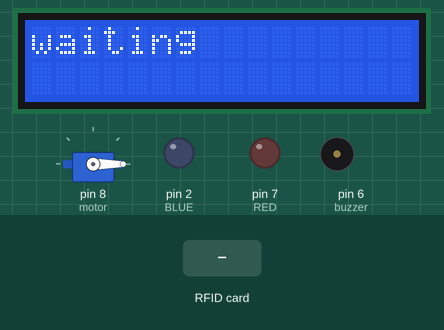
Recording of a sketch running on a simulated Arduino Uno, built with avr-gcc and run on an emulated ATmega328P. Shown: 16×2 character LCD, servo, output pins drawn as LEDs (lit = HIGH), buzzer (waves = sounding). Inputs (shaded band) come from the test bench. Pins used as bus, display or sensor lines are not drawn; what the sketch prints to the serial monitor is not drawn.

Above: at 1.3 s.
1.4 s: RFID card 5E 7A 19 C4 held to the reader
At 3.3 s:
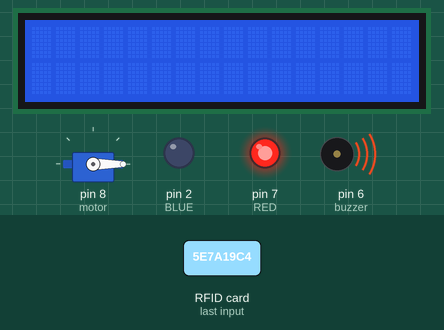
At 4.3 s:
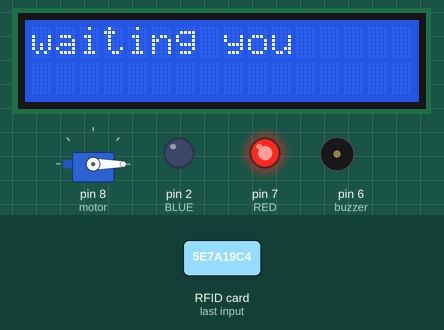
Timing chart, 0 to 5.8 s (numbered marks = the images above; inputs shaded):
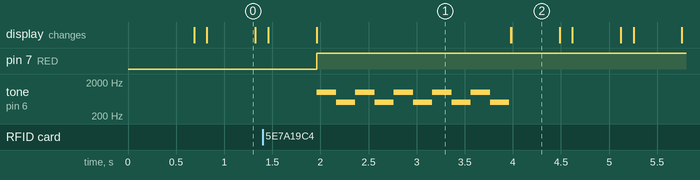

Measured:
- after the input at 1.4 s, pin 7 (RED): LOW → HIGH after 0.56 s; tone on pin 6 (buzzer): silent → 1000 Hz after 0.56 s, then repeats every 0.40 s: 500 Hz 0.20 s, 1000 Hz 0.20 s, until it stays silent from 4.0 s
- what the display in image 0 shows lasts 0.5 s, from 0.8 s to 1.3 s
- what the display in image 1 shows lasts 2.0 s, from 2.0 s to 4.0 s

The sketch:

opensw.ino
```cpp
#include <LiquidCrystal_I2C.h>
#include <SPI.h>
#include <MFRC522.h>
#include <Servo.h>

#define RST_PIN   9
#define SS_PIN    10
LiquidCrystal_I2C lcd(0x27, 16, 2);

MFRC522 mfrc(SS_PIN, RST_PIN);
Servo servo;

int BLUE = 2;
int RED = 7;
int GREEN = 4;
int buzzer = 6;
int motor = 8;  // 서보 모터 핀

void setup() {
  Serial.begin(9600);
  SPI.begin();
  mfrc.PCD_Init();
  lcd.init();
  lcd.begin(16, 2);
  lcd.backlight();
  servo.attach(motor); // 서보 모터 초기화
  servo.write(0);      // 모터 기본 각도 0도로 설정

  pinMode(BLUE, OUTPUT);
  pinMode(RED, OUTPUT);
  pinMode(buzzer, OUTPUT);
}

void loop() {
  lcd.setCursor(0, 0);
  lcd.print("waiting");
  delay(500);
  lcd.clear();

  if (!mfrc.PICC_IsNewCardPresent() || !mfrc.PICC_ReadCardSerial()) {
    delay(100);
    return;
  }
  Serial.print("UID: ");
  for (byte i = 0; i < mfrc.uid.size; i++) {
    Serial.print(mfrc.uid.uidByte[i], HEX);
    Serial.print(" ");
  }
  Serial.println();

  if (mfrc.uid.uidByte[0] == 0xB4 && mfrc.uid.uidByte[1] == 0xD7 &&
      mfrc.uid.uidByte[2] == 0x9E && mfrc.uid.uidByte[3] == 0x1E) {
    // 허용된 태그
    digitalWrite(BLUE, HIGH);
    digitalWrite(RED, LOW);
    Serial.println("Hello, Eduino~");

    // 부저 및 LCD 메시지
    for (int i = 0; i < 1; i++) {
      tone(buzzer, 500);
      delay(400);
      tone(buzzer, 700);
      delay(400);
      tone(buzzer, 900);
      delay(400);
    }
    noTone(buzzer);

    lcd.clear();
    lcd.setCursor(0, 0);
    lcd.print("Hello seok");

    // 모터 제어 (40도)
    servo.write(90);
    delay(2000);
    servo.write(0);
  } else {
    // 허용되지 않은 태그
    digitalWrite(BLUE, LOW);
    digitalWrite(RED, HIGH);
    Serial.println("Who are you?");

    // 부저 및 LCD 메시지
    for (int i = 0; i < 5; i++) {
      tone(buzzer, 1000);  // 높은 음
      delay(200);
      tone(buzzer, 500);   // 낮은 음
      delay(200);
    }
    noTone(buzzer);

    lcd.clear();
    lcd.setCursor(0, 0);
    lcd.print("Who are you");

    // 모터 제어 (정지, 0도)
    servo.write(0);
  }
}
```
